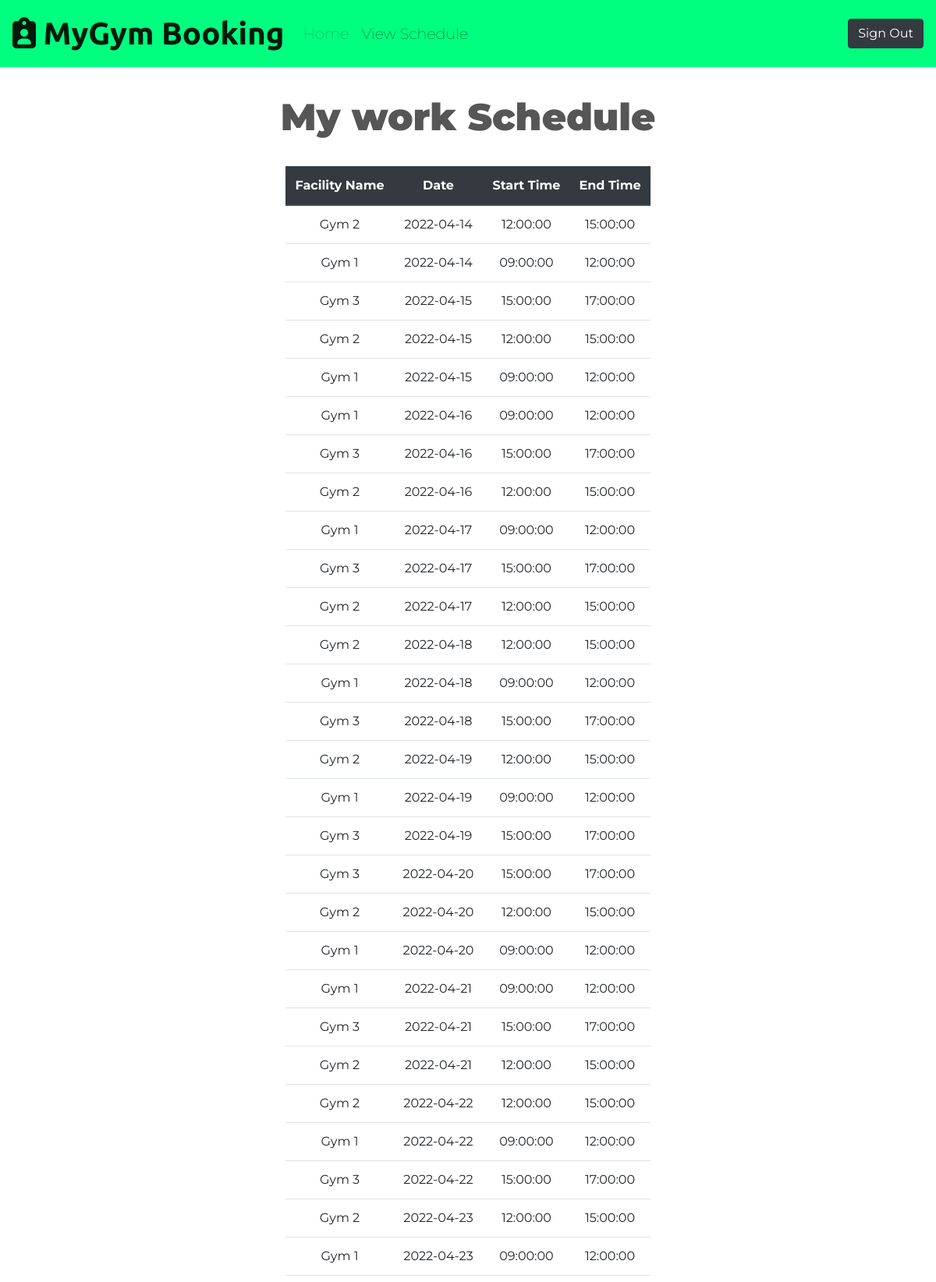
Screenshot of /trainer-schedule.php (signed in, upper part) with the database file from the repository.
### tables this page shows
CREATE TABLE `shift` (
  `ShiftID` int(11) NOT NULL,
  `SSN` int(10) NOT NULL,
  `Date` date NOT NULL,
  `StartTime` time NOT NULL,
  `EndTime` time NOT NULL,
  `RoomNum` int(11) NOT NULL
);

CREATE TABLE `facility` (
  `RoomNum` int(10) NOT NULL,
  `MaxOccupancy` int(10) NOT NULL,
  `Cleaned` tinyint(1) NOT NULL,
  `FacilityName` varchar(200) NOT NULL
);

### trainer-schedule.php (the view, shortened to what this page needs)
<!DOCTYPE html>
<html lang="en" dir="ltr">
<?php
  require 'config/db.php';
  $trainerSSN = $username = $_SESSION["Account"]["SSN"];
  $readQuery = "SELECT s.SSN, s.Date, s.StartTime, s.EndTime, f.RoomNum, f.FacilityName FROM `shift` as s, `facility` as f WHERE s.RoomNum = f.RoomNum AND SSN = '$trainerSSN' ORDER BY Date ASC;";
  if (!$fetchedresult = mysqli_query($connection, $readQuery))
  {
    exit("An error occured while fetching the shifts");
  }
?>
<head>
  <link rel="stylesheet" href="https://cdn.jsdelivr.net/npm/bootstrap@4.6.1/dist/css/bootstrap.min.css">
  <link rel="stylesheet" href="css/styles.css">
</head>
<body>
  <section id="nav">
    <nav class="navbar navbar-expand-md navbar-light">
      <a class="navbar-brand" href="#">
        <i class="fa-solid fa-clipboard-user fa-1x"></i>
        MyGym Booking
      </a>
      <div class="collapse navbar-collapse" id="navbarNavAltMarkup">
        <div class="navbar-nav">
          <a class="nav-item nav-link" href="trainer-home.php">Home</a>
          <a class="nav-item nav-link active" href="#">View Schedule <span class="sr-only">(current)</span></a>
        </div>
      </div>
      <div class="login">
        <a href="login.php" class="login btn btn-dark" type="button">Sign Out</a>
      </div>
    </nav>
  </section>
  <section id="about">
    <div class="welcome row">
      <div class="col col-lg-12">
        <h1>My work Schedule</h1>
      </div>
      <div class="schedule row">
        <table class="table">
          <thead class="thead-dark">
            <tr>
              <th scope="col">Facility Name</th>
              <th scope="col">Date</th>
              <th scope="col">Start Time</th>
              <th scope="col">End Time</th>
            </tr>
          </thead>
          <tbody>
            <?php while($employee_shift = mysqli_fetch_assoc($fetchedresult)): ?>
            <tr>
              <td> <?php echo $employee_shift['FacilityName']; ?></td>
              <td> <?php echo $employee_shift['Date']; ?></td>
              <td> <?php echo $employee_shift['StartTime']; ?></td>
              <td> <?php echo $employee_shift['EndTime']; ?></td>
            </tr>
            <?php endwhile;?>
          </tbody>
        </table>
      </div>
  </section>
</body>
</html>

### css/styles.css (style rules this page uses)
#nav { background-color: #00FF7F; color: white; }
.navbar-brand { font-family: 'Ubuntu', sans-serif; font-size: 2.5rem; font-weight: bold; }
.nav-link { font-size: 1.2rem; font-family:'Montserrat', sans-serif; font-weight: lighter; }
.nav-item { padding: 0 18px; color: #8f8f8f; }
.active { color: white; }
.login { display:flex; justify-content: flex-end; }
.welcome, .schedule, .data-table { display: flex; text-align: center; padding: 3% 15%; justify-content: center; }
.row { margin:0; justify-content: center; }
body { font-family: 'Montserrat', sans-serif; font-weight: normal; color: #565656; }
h1 { font-family: 'Montserrat', sans-serif; font-weight: 900; font-size: 3.0rem; }

### rows the page displays
shift: RoomNum.FacilityName "Gym 2", Date "2022-04-14", StartTime "12:00:00", EndTime "15:00:00"
shift: RoomNum.FacilityName "Gym 1", Date "2022-04-14", StartTime "09:00:00", EndTime "12:00:00"
shift: RoomNum.FacilityName "Gym 3", Date "2022-04-15", StartTime "15:00:00", EndTime "17:00:00"
shift: RoomNum.FacilityName "Gym 2", Date "2022-04-15", StartTime "12:00:00", EndTime "15:00:00"
shift: RoomNum.FacilityName "Gym 1", Date "2022-04-15", StartTime "09:00:00", EndTime "12:00:00"
shift: RoomNum.FacilityName "Gym 1", Date "2022-04-16", StartTime "09:00:00", EndTime "12:00:00"
shift: RoomNum.FacilityName "Gym 3", Date "2022-04-16", StartTime "15:00:00", EndTime "17:00:00"
shift: RoomNum.FacilityName "Gym 2", Date "2022-04-16", StartTime "12:00:00", EndTime "15:00:00"
shift: RoomNum.FacilityName "Gym 1", Date "2022-04-17", StartTime "09:00:00", EndTime "12:00:00"
shift: RoomNum.FacilityName "Gym 3", Date "2022-04-17", StartTime "15:00:00", EndTime "17:00:00"
shift: RoomNum.FacilityName "Gym 2", Date "2022-04-17", StartTime "12:00:00", EndTime "15:00:00"
shift: RoomNum.FacilityName "Gym 2", Date "2022-04-18", StartTime "12:00:00", EndTime "15:00:00"
shift: RoomNum.FacilityName "Gym 1", Date "2022-04-18", StartTime "09:00:00", EndTime "12:00:00"
shift: RoomNum.FacilityName "Gym 3", Date "2022-04-18", StartTime "15:00:00", EndTime "17:00:00"
shift: RoomNum.FacilityName "Gym 2", Date "2022-04-19", StartTime "12:00:00", EndTime "15:00:00"
shift: RoomNum.FacilityName "Gym 1", Date "2022-04-19", StartTime "09:00:00", EndTime "12:00:00"
shift: RoomNum.FacilityName "Gym 3", Date "2022-04-19", StartTime "15:00:00", EndTime "17:00:00"
shift: RoomNum.FacilityName "Gym 3", Date "2022-04-20", StartTime "15:00:00", EndTime "17:00:00"
shift: RoomNum.FacilityName "Gym 2", Date "2022-04-20", StartTime "12:00:00", EndTime "15:00:00"
shift: RoomNum.FacilityName "Gym 1", Date "2022-04-20", StartTime "09:00:00", EndTime "12:00:00"
shift: RoomNum.FacilityName "Gym 1", Date "2022-04-21", StartTime "09:00:00", EndTime "12:00:00"
shift: RoomNum.FacilityName "Gym 3", Date "2022-04-21", StartTime "15:00:00", EndTime "17:00:00"
shift: RoomNum.FacilityName "Gym 2", Date "2022-04-21", StartTime "12:00:00", EndTime "15:00:00"
shift: RoomNum.FacilityName "Gym 2", Date "2022-04-22", StartTime "12:00:00", EndTime "15:00:00"
shift: RoomNum.FacilityName "Gym 1", Date "2022-04-22", StartTime "09:00:00", EndTime "12:00:00"
shift: RoomNum.FacilityName "Gym 3", Date "2022-04-22", StartTime "15:00:00", EndTime "17:00:00"
shift: RoomNum.FacilityName "Gym 2", Date "2022-04-23", StartTime "12:00:00", EndTime "15:00:00"
shift: RoomNum.FacilityName "Gym 1", Date "2022-04-23", StartTime "09:00:00", EndTime "12:00:00"
